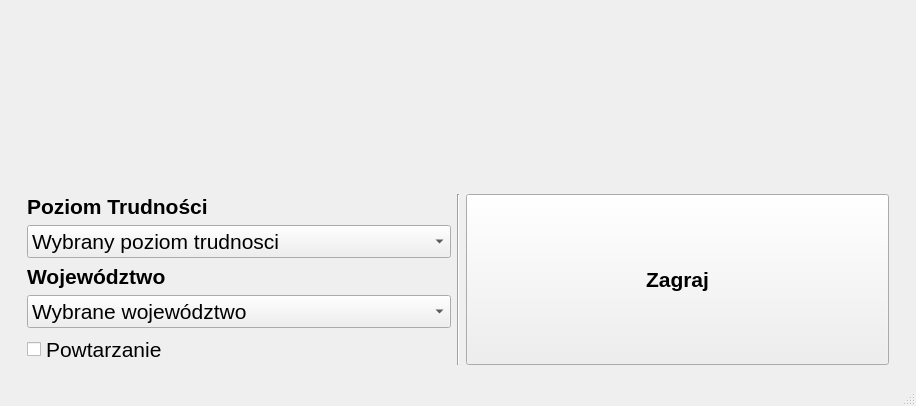
<?xml version="1.0" encoding="UTF-8"?>
<ui version="4.0">
 <class>MainWindow</class>
 <widget class="QMainWindow" name="MainWindow">
  <property name="enabled">
   <bool>true</bool>
  </property>
  <property name="geometry">
   <rect>
    <x>0</x>
    <y>0</y>
    <width>916</width>
    <height>406</height>
   </rect>
  </property>
  <property name="windowTitle">
   <string>Registration Plates</string>
  </property>
  <property name="tabShape">
   <enum>QTabWidget::Rounded</enum>
  </property>
  <widget class="QWidget" name="centralwidget">
   <property name="enabled">
    <bool>true</bool>
   </property>
   <layout class="QHBoxLayout" name="horizontalLayout_4">
    <property name="spacing">
     <number>0</number>
    </property>
    <property name="bottomMargin">
     <number>9</number>
    </property>
    <item>
     <widget class="QStackedWidget" name="stackedWidget">
      <property name="currentIndex">
       <number>1</number>
      </property>
      <widget class="QWidget" name="page">
       <layout class="QGridLayout" name="gridLayout_2">
        <item row="0" column="0">
         <layout class="QVBoxLayout" name="verticalLayout_5">
          <property name="spacing">
           <number>0</number>
          </property>
          <property name="topMargin">
           <number>0</number>
          </property>
          <property name="bottomMargin">
           <number>0</number>
          </property>
          <item>
           <layout class="QVBoxLayout" name="verticalLayout_6">
            <property name="spacing">
             <number>6</number>
            </property>
            <property name="bottomMargin">
             <number>14</number>
            </property>
            <item>
             <widget class="OverlappedLabel" name="label">
              <property name="minimumSize">
               <size>
                <width>0</width>
                <height>0</height>
               </size>
              </property>
              <property name="font">
               <font>
                <family>Monospace</family>
                <pointsize>48</pointsize>
                <weight>50</weight>
                <italic>false</italic>
                <bold>false</bold>
               </font>
              </property>
              <property name="text">
               <string/>
              </property>
              <property name="pixmap">
               <pixmap>../Resources/Images/registration_template.png</pixmap>
              </property>
              <property name="scaledContents">
               <bool>false</bool>
              </property>
              <property name="alignment">
               <set>Qt::AlignHCenter|Qt::AlignTop</set>
              </property>
             </widget>
            </item>
            <item>
             <widget class="QLabel" name="label_2">
              <property name="sizePolicy">
               <sizepolicy hsizetype="Preferred" vsizetype="Preferred">
                <horstretch>0</horstretch>
                <verstretch>0</verstretch>
               </sizepolicy>
              </property>
              <property name="minimumSize">
               <size>
                <width>0</width>
                <height>0</height>
               </size>
              </property>
              <property name="font">
               <font>
                <family>System-ui</family>
                <pointsize>16</pointsize>
                <weight>75</weight>
                <bold>true</bold>
               </font>
              </property>
              <property name="acceptDrops">
               <bool>false</bool>
              </property>
              <property name="autoFillBackground">
               <bool>false</bool>
              </property>
              <property name="text">
               <string>Wybierz nazwę miejscowości, której odpowiada wyświetlany powyżej indeks rejestracyjny:</string>
              </property>
              <property name="alignment">
               <set>Qt::AlignCenter</set>
              </property>
              <property name="wordWrap">
               <bool>true</bool>
              </property>
              <property name="margin">
               <number>0</number>
              </property>
             </widget>
            </item>
           </layout>
          </item>
          <item>
           <widget class="Line" name="line_2">
            <property name="orientation">
             <enum>Qt::Horizontal</enum>
            </property>
           </widget>
          </item>
          <item>
           <layout class="QGridLayout" name="gridLayout">
            <property name="leftMargin">
             <number>20</number>
            </property>
            <property name="topMargin">
             <number>20</number>
            </property>
            <property name="rightMargin">
             <number>20</number>
            </property>
            <property name="bottomMargin">
             <number>20</number>
            </property>
            <property name="spacing">
             <number>20</number>
            </property>
            <item row="0" column="0">
             <widget class="QPushButton" name="pushButton">
              <property name="sizePolicy">
               <sizepolicy hsizetype="MinimumExpanding" vsizetype="MinimumExpanding">
                <horstretch>0</horstretch>
                <verstretch>0</verstretch>
               </sizepolicy>
              </property>
              <property name="minimumSize">
               <size>
                <width>0</width>
                <height>50</height>
               </size>
              </property>
              <property name="font">
               <font>
                <family>Sans Serif</family>
                <pointsize>20</pointsize>
                <weight>50</weight>
                <bold>false</bold>
                <strikeout>false</strikeout>
                <kerning>false</kerning>
               </font>
              </property>
              <property name="text">
               <string>Odpowiedz 1</string>
              </property>
             </widget>
            </item>
            <item row="0" column="1">
             <widget class="QPushButton" name="pushButton_3">
              <property name="sizePolicy">
               <sizepolicy hsizetype="MinimumExpanding" vsizetype="MinimumExpanding">
                <horstretch>0</horstretch>
                <verstretch>0</verstretch>
               </sizepolicy>
              </property>
              <property name="minimumSize">
               <size>
                <width>0</width>
                <height>50</height>
               </size>
              </property>
              <property name="font">
               <font>
                <family>Sans Serif</family>
                <pointsize>20</pointsize>
                <weight>50</weight>
                <bold>false</bold>
                <strikeout>false</strikeout>
                <kerning>true</kerning>
               </font>
              </property>
              <property name="text">
               <string>Odpowiedz 3</string>
              </property>
             </widget>
            </item>
            <item row="1" column="0">
             <widget class="QPushButton" name="pushButton_2">
              <property name="sizePolicy">
               <sizepolicy hsizetype="MinimumExpanding" vsizetype="MinimumExpanding">
                <horstretch>0</horstretch>
                <verstretch>0</verstretch>
               </sizepolicy>
              </property>
              <property name="minimumSize">
               <size>
                <width>0</width>
                <height>50</height>
               </size>
              </property>
              <property name="font">
               <font>
                <family>Sans Serif</family>
                <pointsize>20</pointsize>
                <weight>50</weight>
                <bold>false</bold>
                <strikeout>false</strikeout>
                <kerning>true</kerning>
               </font>
              </property>
              <property name="text">
               <string>Odpowiedz 2</string>
              </property>
             </widget>
            </item>
            <item row="1" column="1">
             <widget class="QPushButton" name="pushButton_4">
              <property name="sizePolicy">
               <sizepolicy hsizetype="MinimumExpanding" vsizetype="MinimumExpanding">
                <horstretch>0</horstretch>
                <verstretch>0</verstretch>
               </sizepolicy>
              </property>
              <property name="minimumSize">
               <size>
                <width>0</width>
                <height>50</height>
               </size>
              </property>
              <property name="font">
               <font>
                <family>Sans Serif</family>
                <pointsize>20</pointsize>
                <weight>50</weight>
                <bold>false</bold>
                <strikeout>false</strikeout>
                <kerning>true</kerning>
               </font>
              </property>
              <property name="text">
               <string>Odpowiedz 4</string>
              </property>
             </widget>
            </item>
           </layout>
          </item>
         </layout>
        </item>
        <item row="0" column="1">
         <widget class="Line" name="line">
          <property name="orientation">
           <enum>Qt::Vertical</enum>
          </property>
         </widget>
        </item>
        <item row="0" column="2">
         <layout class="QVBoxLayout" name="verticalLayout_4">
          <property name="leftMargin">
           <number>20</number>
          </property>
          <property name="rightMargin">
           <number>20</number>
          </property>
          <item>
           <spacer name="verticalSpacer">
            <property name="orientation">
             <enum>Qt::Vertical</enum>
            </property>
            <property name="sizeHint" stdset="0">
             <size>
              <width>20</width>
              <height>40</height>
             </size>
            </property>
           </spacer>
          </item>
          <item>
           <spacer name="verticalSpacer_4">
            <property name="orientation">
             <enum>Qt::Vertical</enum>
            </property>
            <property name="sizeHint" stdset="0">
             <size>
              <width>20</width>
              <height>40</height>
             </size>
            </property>
           </spacer>
          </item>
          <item>
           <spacer name="verticalSpacer_6">
            <property name="orientation">
             <enum>Qt::Vertical</enum>
            </property>
            <property name="sizeHint" stdset="0">
             <size>
              <width>20</width>
              <height>40</height>
             </size>
            </property>
           </spacer>
          </item>
          <item>
           <widget class="QLabel" name="label_3">
            <property name="font">
             <font>
              <family>System-ui</family>
              <pointsize>16</pointsize>
              <weight>75</weight>
              <bold>true</bold>
             </font>
            </property>
            <property name="text">
             <string>Twój wynik</string>
            </property>
            <property name="alignment">
             <set>Qt::AlignCenter</set>
            </property>
           </widget>
          </item>
          <item>
           <widget class="QLabel" name="label_4">
            <property name="font">
             <font>
              <pointsize>16</pointsize>
              <weight>75</weight>
              <bold>true</bold>
             </font>
            </property>
            <property name="text">
             <string>NaN</string>
            </property>
            <property name="alignment">
             <set>Qt::AlignCenter</set>
            </property>
           </widget>
          </item>
          <item>
           <spacer name="verticalSpacer_2">
            <property name="orientation">
             <enum>Qt::Vertical</enum>
            </property>
            <property name="sizeHint" stdset="0">
             <size>
              <width>20</width>
              <height>40</height>
             </size>
            </property>
           </spacer>
          </item>
          <item>
           <widget class="QLabel" name="label_8">
            <property name="font">
             <font>
              <pointsize>16</pointsize>
              <weight>75</weight>
              <bold>true</bold>
             </font>
            </property>
            <property name="text">
             <string>Pozostało</string>
            </property>
            <property name="alignment">
             <set>Qt::AlignCenter</set>
            </property>
           </widget>
          </item>
          <item>
           <widget class="QLabel" name="label_9">
            <property name="font">
             <font>
              <pointsize>16</pointsize>
              <weight>75</weight>
              <bold>true</bold>
             </font>
            </property>
            <property name="text">
             <string>NaN</string>
            </property>
            <property name="alignment">
             <set>Qt::AlignCenter</set>
            </property>
           </widget>
          </item>
          <item>
           <spacer name="verticalSpacer_5">
            <property name="orientation">
             <enum>Qt::Vertical</enum>
            </property>
            <property name="sizeHint" stdset="0">
             <size>
              <width>20</width>
              <height>40</height>
             </size>
            </property>
           </spacer>
          </item>
          <item>
           <widget class="QPushButton" name="pushButton_5">
            <property name="font">
             <font>
              <pointsize>16</pointsize>
              <weight>75</weight>
              <bold>true</bold>
             </font>
            </property>
            <property name="text">
             <string>Wyjdź</string>
            </property>
           </widget>
          </item>
          <item>
           <spacer name="verticalSpacer_3">
            <property name="orientation">
             <enum>Qt::Vertical</enum>
            </property>
            <property name="sizeHint" stdset="0">
             <size>
              <width>20</width>
              <height>40</height>
             </size>
            </property>
           </spacer>
          </item>
         </layout>
        </item>
       </layout>
      </widget>
      <widget class="QWidget" name="page_2">
       <layout class="QGridLayout" name="gridLayout_3">
        <item row="1" column="0">
         <widget class="QWidget" name="horizontalWidget" native="true">
          <layout class="QHBoxLayout" name="horizontalLayout">
           <property name="topMargin">
            <number>0</number>
           </property>
           <property name="bottomMargin">
            <number>1</number>
           </property>
           <item>
            <layout class="QVBoxLayout" name="verticalLayout">
             <item>
              <widget class="QLabel" name="label_5">
               <property name="sizePolicy">
                <sizepolicy hsizetype="Minimum" vsizetype="Minimum">
                 <horstretch>0</horstretch>
                 <verstretch>0</verstretch>
                </sizepolicy>
               </property>
               <property name="text">
                <string/>
               </property>
               <property name="pixmap">
                <pixmap>../Resources/Images/title_v1.png</pixmap>
               </property>
               <property name="alignment">
                <set>Qt::AlignCenter</set>
               </property>
              </widget>
             </item>
             <item>
              <layout class="QHBoxLayout" name="horizontalLayout_3">
               <item>
                <layout class="QVBoxLayout" name="verticalLayout_3">
                 <item>
                  <widget class="QLabel" name="label_7">
                   <property name="font">
                    <font>
                     <pointsize>16</pointsize>
                     <weight>75</weight>
                     <bold>true</bold>
                    </font>
                   </property>
                   <property name="text">
                    <string>Poziom Trudności</string>
                   </property>
                  </widget>
                 </item>
                 <item>
                  <widget class="QComboBox" name="comboBox_2">
                   <property name="sizePolicy">
                    <sizepolicy hsizetype="Preferred" vsizetype="Preferred">
                     <horstretch>0</horstretch>
                     <verstretch>0</verstretch>
                    </sizepolicy>
                   </property>
                   <property name="font">
                    <font>
                     <pointsize>16</pointsize>
                    </font>
                   </property>
                   <property name="editable">
                    <bool>false</bool>
                   </property>
                   <property name="insertPolicy">
                    <enum>QComboBox::InsertAtBottom</enum>
                   </property>
                   <item>
                    <property name="text">
                     <string>Wybrany poziom trudnosci</string>
                    </property>
                   </item>
                  </widget>
                 </item>
                 <item>
                  <widget class="QLabel" name="label_6">
                   <property name="font">
                    <font>
                     <pointsize>16</pointsize>
                     <weight>75</weight>
                     <bold>true</bold>
                    </font>
                   </property>
                   <property name="text">
                    <string>Województwo</string>
                   </property>
                  </widget>
                 </item>
                 <item>
                  <widget class="QComboBox" name="comboBox">
                   <property name="sizePolicy">
                    <sizepolicy hsizetype="Preferred" vsizetype="Preferred">
                     <horstretch>0</horstretch>
                     <verstretch>0</verstretch>
                    </sizepolicy>
                   </property>
                   <property name="font">
                    <font>
                     <pointsize>16</pointsize>
                    </font>
                   </property>
                   <property name="layoutDirection">
                    <enum>Qt::LeftToRight</enum>
                   </property>
                   <item>
                    <property name="text">
                     <string>Wybrane województwo</string>
                    </property>
                   </item>
                  </widget>
                 </item>
                 <item>
                  <widget class="QCheckBox" name="checkBox">
                   <property name="sizePolicy">
                    <sizepolicy hsizetype="Minimum" vsizetype="Preferred">
                     <horstretch>0</horstretch>
                     <verstretch>0</verstretch>
                    </sizepolicy>
                   </property>
                   <property name="font">
                    <font>
                     <pointsize>16</pointsize>
                     <weight>50</weight>
                     <bold>false</bold>
                    </font>
                   </property>
                   <property name="text">
                    <string>Powtarzanie</string>
                   </property>
                  </widget>
                 </item>
                </layout>
               </item>
               <item>
                <widget class="Line" name="line_3">
                 <property name="orientation">
                  <enum>Qt::Vertical</enum>
                 </property>
                </widget>
               </item>
               <item>
                <layout class="QVBoxLayout" name="verticalLayout_2">
                 <item>
                  <widget class="QPushButton" name="pushButton_6">
                   <property name="sizePolicy">
                    <sizepolicy hsizetype="Minimum" vsizetype="Preferred">
                     <horstretch>0</horstretch>
                     <verstretch>0</verstretch>
                    </sizepolicy>
                   </property>
                   <property name="font">
                    <font>
                     <pointsize>16</pointsize>
                     <weight>75</weight>
                     <bold>true</bold>
                    </font>
                   </property>
                   <property name="text">
                    <string>Zagraj</string>
                   </property>
                  </widget>
                 </item>
                </layout>
               </item>
              </layout>
             </item>
            </layout>
           </item>
          </layout>
         </widget>
        </item>
       </layout>
      </widget>
     </widget>
    </item>
    <item>
     <widget class="QWidget" name="widget" native="true"/>
    </item>
   </layout>
  </widget>
  <widget class="QMenuBar" name="menubar">
   <property name="geometry">
    <rect>
     <x>0</x>
     <y>0</y>
     <width>916</width>
     <height>20</height>
    </rect>
   </property>
  </widget>
  <widget class="QStatusBar" name="statusbar"/>
 </widget>
 <customwidgets>
  <customwidget>
   <class>OverlappedLabel</class>
   <extends>QLabel</extends>
   <header>.OverlappedLabel</header>
  </customwidget>
 </customwidgets>
 <resources/>
 <connections/>
</ui>
